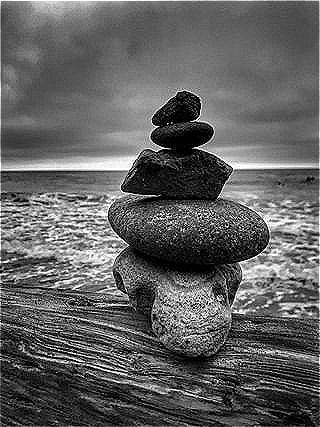
#> input picture images/01_Sharpe.jpg, 320 x 427 px
$ python -i myfunctions.py   (imports and definitions only)
#> lines starting #> are read from the running program, lines starting #| are printed output that depends on the picture
import cv2
import os
import sys
import numpy as np
import matplotlib.pyplot as plt

# [73 lines left out: functions rgbExclusion, displayImage, generateMatrix, convolution, CompareImage, not called in this run]

def showHistograms(imgPath):
#> called with imgPath = 'images/01_Sharpe.jpg'
    img = cv2.imread(imgPath,0)
#> img is the input picture: shape (427, 320); min 0, max 255, mean 96.6

    fig=plt.figure(figsize=(15, 15))  #Set the plot with figure size 10x10
    columns = 2 #Number of Rows in plot
    rows = 2 #Number of Cols in plot

    fig.add_subplot(rows, columns,1) #Show the image in 1st block
    plt.imshow(cv2.cvtColor(img,cv2.COLOR_BGR2RGB))
    plt.title('Before Histogram Equalization')
    fig.add_subplot(rows, columns, 2) #Show the Histogram in 2nd block
    plt.title('Histogram Before')
    plt.hist(img.ravel(),256,[0,256]);

    equ = cv2.equalizeHist(img) # Apply Histogram Equalization
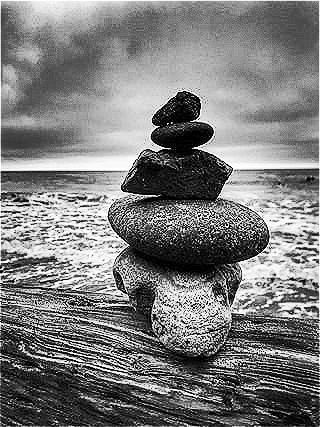
#> equ: shape (427, 320); min 0, max 255, mean 123.4

    fig.add_subplot(rows, columns,3) #Show the Equalized image in 3rd block
    plt.imshow(cv2.cvtColor(equ,cv2.COLOR_BGR2RGB))
    plt.title('After Histogram Equalization')
    fig.add_subplot(rows, columns, 4) #Show the Histogram 4th block
    plt.hist(equ.ravel(),256,[0,256]);
    plt.title('Histogram After')

    plt.show()
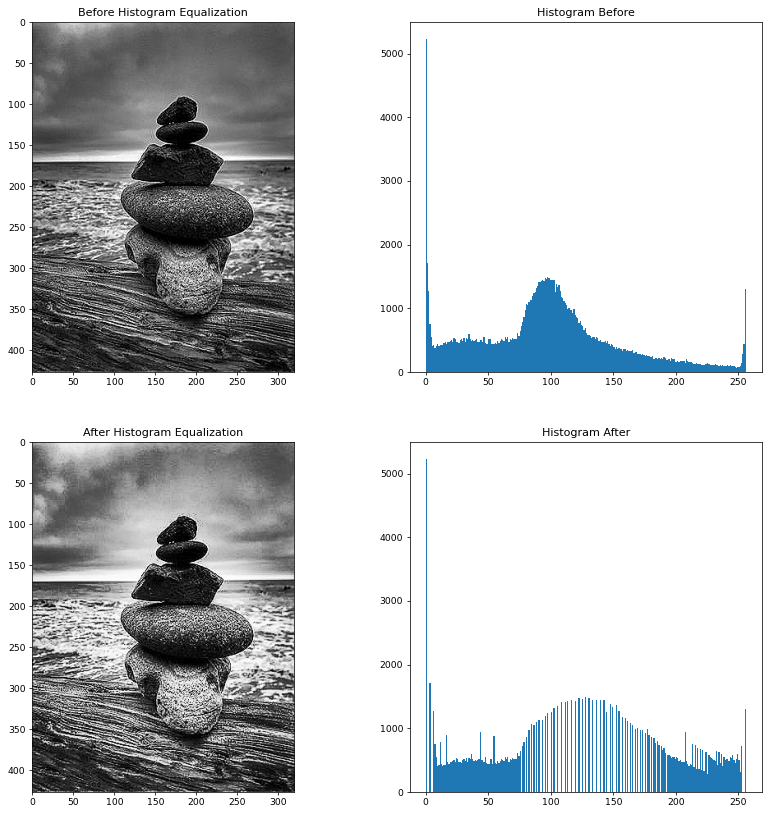
#> figure drawn by matplotlib, 4 panels; panel 2: tallest bar 5235 high, from x = 0 to 1; panel 4: tallest bar 5235 high, from x = 0 to 1

>>> result = showHistograms('images/01_Sharpe.jpg')

$ run again, on images/07_Gauss2.jpg
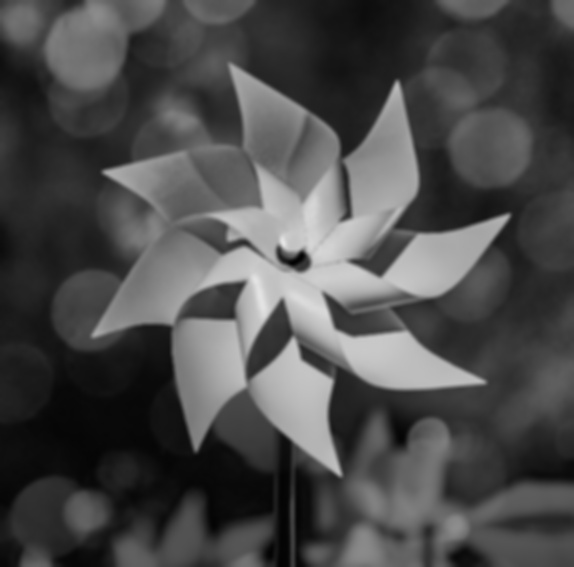
#> input picture images/07_Gauss2.jpg, 574 x 567 px
#> in showHistograms, img is the input picture: shape (567, 574); min 2, max 230, mean 74.8
#> in showHistograms, `equ = cv2.equalizeHist(img)`:
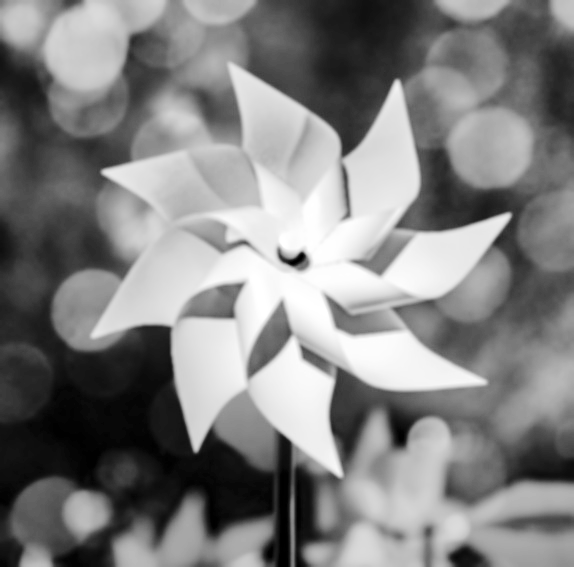
#> equ: shape (567, 574); min 0, max 255, mean 128.3
#> in showHistograms, `plt.show()`:
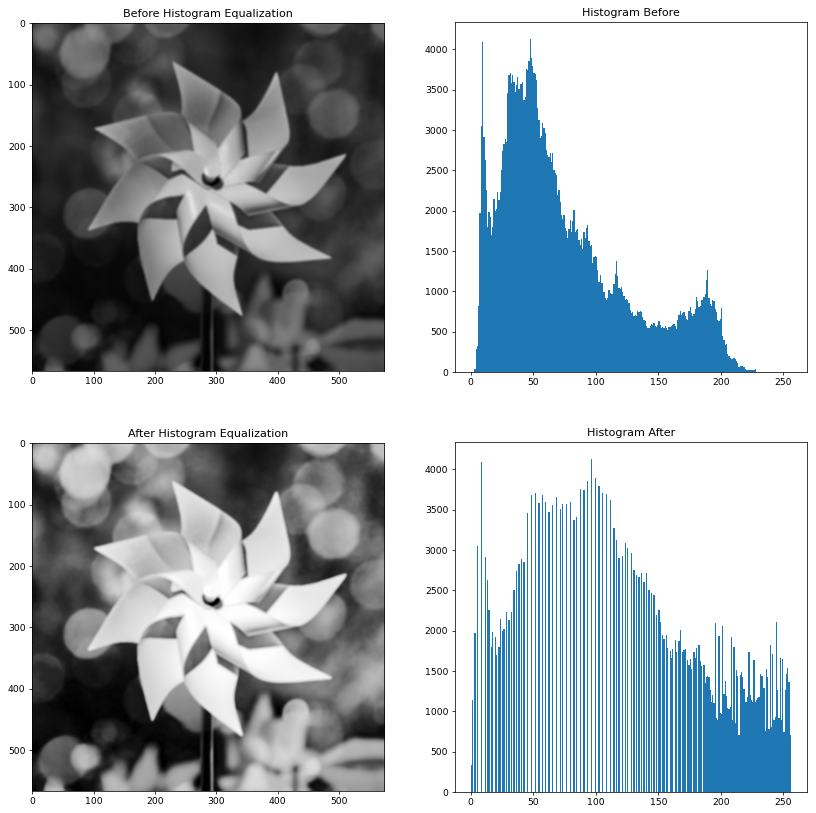
#> figure drawn by matplotlib, 4 panels; panel 2: tallest bar 4133 high, from x = 47 to 48; panel 4: tallest bar 4133 high, from x = 96 to 97
